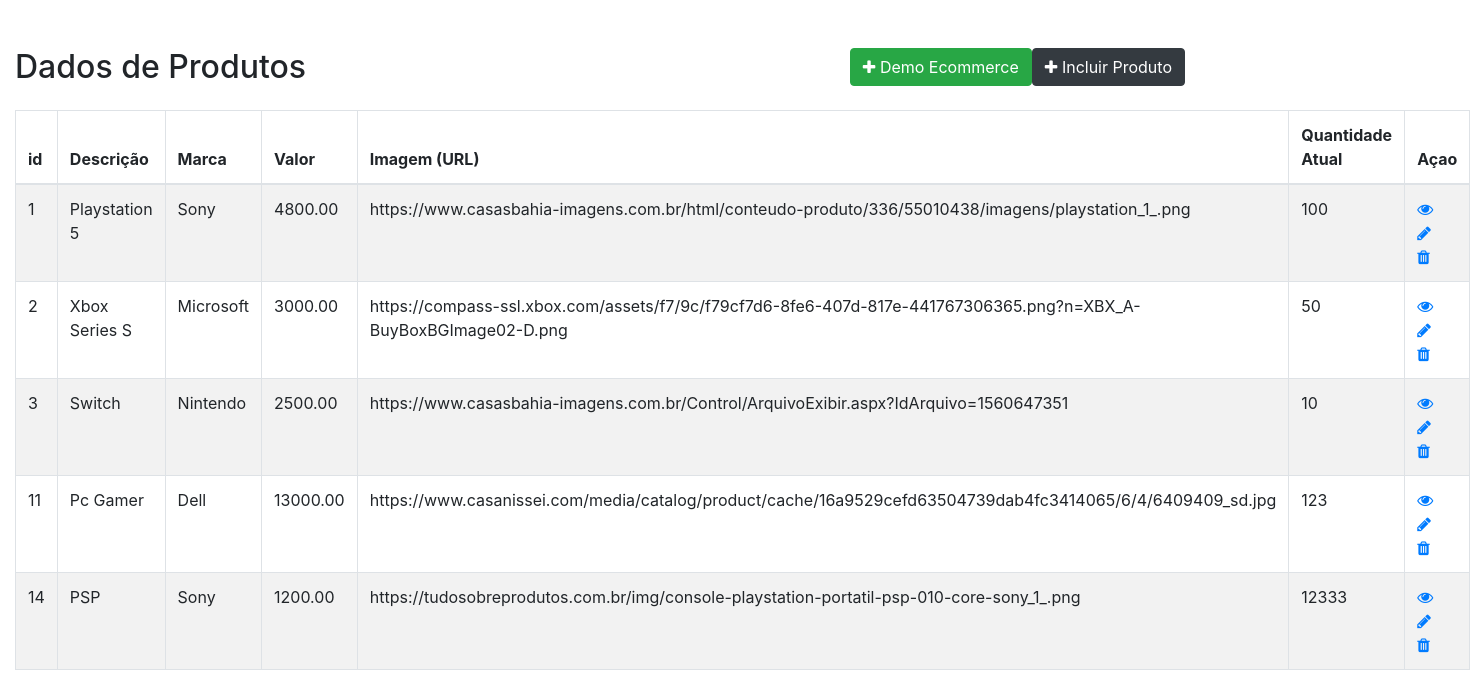
The page / on the database its author committed.
### tables this page shows
CREATE TABLE `produtos` (
  `ID` int(11) NOT NULL AUTO_INCREMENT,
  `Descricao` varchar(60) DEFAULT NULL,
  `Marca` varchar(30) DEFAULT NULL,
  `Quantidade_Atual` int(11) DEFAULT NULL,
  `Valor` decimal(10,2) DEFAULT NULL,
  `Imagem_URL` varchar(200) DEFAULT NULL,
  PRIMARY KEY (`ID`)
);

### Classes/Produtos.php (called while the page is built, shortened)
<?php
class Produtos {
    function readAll()
	{
        $config = new Config();
        $mysqli = $config->conecta();
        $sql = "SELECT ID, Descricao, Marca, Quantidade_Atual, Valor, Imagem_URL FROM produtos";
        if($result = $mysqli->query($sql)){
            if($result = $mysqli->query($sql))
            {
                return $result;
            }
            else
            {
                return false;
            }
        }
	}
}
?>

### index.php (the view, shortened to what this page needs)
<!DOCTYPE html>
<html lang="en">
<head>
    <link rel="stylesheet" href="https://stackpath.bootstrapcdn.com/bootstrap/4.5.2/css/bootstrap.min.css">
    <link rel="stylesheet" href="https://maxcdn.bootstrapcdn.com/font-awesome/4.7.0/css/font-awesome.min.css">
</head>
<body>
    <div class="wrapper">
        <div class="container-fluid">
            <div class="row">
                <div class="col-md-12">
                    <div class="mt-5 mb-3 clearfix">
                        <h2 class="pull-left">Dados de Produtos</h2>
                        <a href="create.php" class="btn btn-dark pull-right"><i class="fa fa-plus"></i> Incluir Produto</a>
                        <a href="\precode_test\Demo_Ecommerce\index.php" class="btn btn-success pull-right"><i class="fa fa-plus"></i> Demo Ecommerce</a>
                    </div>
                    <?php
                    require_once (dirname(__FILE__)."\Classes\Produtos.php");
                    $Produtos = new Produtos();
                    $result = $Produtos->readAll();
                    if($result)
                    {
                        if($result->num_rows > 0){
                            echo '<table class="table table-bordered table-striped">';
                                echo "<thead>";
                                    echo "<tr>";
                                        echo "<th>id</th>";
                                        echo "<th>Descrição</th>";
                                        echo "<th>Marca</th>";
                                        echo "<th>Valor</th>";
                                        echo "<th>Imagem (URL)</th>";
                                        echo "<th>Quantidade Atual</th>";
                                        echo "<th>Açao</th>";
                                    echo "</tr>";
                                echo "</thead>";
                                echo "<tbody>";
                                while($row = $result->fetch_array()){
                                    echo "<tr>";
                                        echo "<td>" . $row['ID'] . "</td>";
                                        echo "<td>" . $row['Descricao'] . "</td>";
                                        echo "<td>" . $row['Marca'] . "</td>";
                                        echo "<td>" . $row['Valor'] . "</td>";
                                        echo "<td>" . $row['Imagem_URL'] . "</td>";
                                        echo "<td>" . $row['Quantidade_Atual'] . "</td>";
                                        echo "<td>";
                                            echo '<a href="read.php?ID='. $row['ID'] .'" class="mr-3" title="Visualizar" data-toggle="tooltip"><span class="fa fa-eye"></span></a>';
                                            echo '<a href="update.php?ID='. $row['ID'] .'" class="mr-3" title="Editar" data-toggle="tooltip"><span class="fa fa-pencil"></span></a>';
                                            echo '<a href="delete.php?ID='. $row['ID'] .'" title="Deletar" data-toggle="tooltip"><span class="fa fa-trash"></span></a>';
                                        echo "</td>";
                                    echo "</tr>";
                                }
                                echo "</tbody>";
                            echo "</table>";
                        } else{
                            echo '<div class="alert alert-danger"><em>Tabela sem dados para exibição.</em></div>';
                        }
                    } else{
                        echo "Erro interno.";
                    }
                    ?>
                </div>
            </div>
        </div>
    </div>
</body>
</html>

### index.php (style rules this page uses)
.wrapper { width: 1200px; margin: 0 ; }
table tr td:last-child { width: 120px; }

### rows shown on the page
produtos: ID "1", Descricao "Playstation 5", Marca "Sony", Valor "4800.00", Imagem_URL "https://www.casasbahia-imagens.com.br/html/conteudo-produto/336/55010438/imagens/playstation_1_.png", Quantidade_Atual "100"
produtos: ID "2", Descricao "Xbox Series S", Marca "Microsoft", Valor "3000.00", Imagem_URL "https://compass-ssl.xbox.com/assets/f7/9c/f79cf7d6-8fe6-407d-817e-441767306365.png?n=XBX_A-BuyBoxBGImage02-D.png", Quantidade_Atual "50"
produtos: ID "3", Descricao "Switch", Marca "Nintendo", Valor "2500.00", Imagem_URL "https://www.casasbahia-imagens.com.br/Control/ArquivoExibir.aspx?IdArquivo=1560647351", Quantidade_Atual "10"
produtos: ID "11", Descricao "Pc Gamer", Marca "Dell", Valor "13000.00", Imagem_URL "https://www.casanissei.com/media/catalog/product/cache/16a9529cefd63504739dab4fc3414065/6/4/6409409_sd.jpg", Quantidade_Atual "123"
produtos: ID "14", Descricao "PSP", Marca "Sony", Valor "1200.00", Imagem_URL "https://tudosobreprodutos.com.br/img/console-playstation-portatil-psp-010-core-sony_1_.png", Quantidade_Atual "12333"
